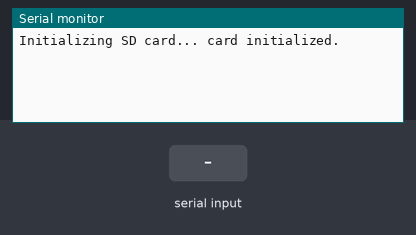
A sketch run on a simulated Arduino Uno, built with avr-gcc and run on an emulated ATmega328P. Shown: the last lines printed to the serial monitor. Inputs (shaded band) come from the test bench. The local clock reads 2024-03-15 10:24:30 at power-on unless the sketch sets it; storage starts empty.

Above: at 1.2 s.
1.3 s: "M\n" received over the second serial link
At 3.4 s:
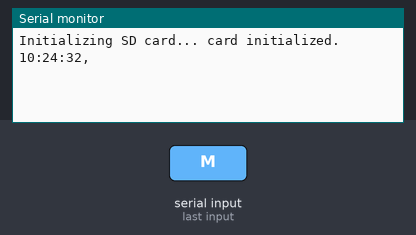
3.8 s: ",\n" received over the second serial link
At 5.3 s:
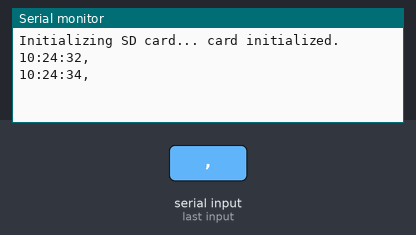

The sketch:

arduino-code.ino
```cpp
/*
Reads data from the PCB Geiger Counter over the serial port and saves data with timestamps to an SD card.

Geiger counter connections:
Serial pin 1 or 2 to GND
Serial pin 4 to pin 9
Serial pin 5 to pin 8

SD breakout:
5V to 5V
GND to GND
CLK to 13
D0 to 12
D1 to 11
CS to 10

RTC (right to left):
Vin to 3V3
GND to GND
SCL to SCL
SDA to SDA
*/

#include <SoftwareSerial.h>
SoftwareSerial mySerial(8,9); // RX, TX
char receivedChars[100];      // an array to store the received data

#include <SPI.h>
#include <SD.h>
const int chipSelect = 10;
String fileName = "datalog.csv";

#include <DS3231.h>
#include <Wire.h>
DS3231 myRTC;
bool century = false;
bool h12Flag;
bool pmFlag;

// used to find and save the desired data from the geiger counter output
int CPM_start = -1;
String CPM;
String dataString;

// used to time saving data every certain number of milliseconds
int millisBetween = 60000;
long lastTime;
long nowTime;

void setup() {
  // start the I2C interface
  Wire.begin();

  // Open serial communications and wait for port to open:
  Serial.begin(9600);
  while (!Serial) {
    ; // wait for serial port to connect. Needed for native USB port only
  }

  Serial.print("Initializing SD card... ");

  // see if the card is present and can be initialized:
  if (!SD.begin(chipSelect)) {
    Serial.println("Card failed, or not present");
    while (1);  // UNCOMMENT WHEN SD CARD IS IN
  }
  Serial.println("card initialized.");

  // set the data rate for the SoftwareSerial port
  mySerial.begin(9600);
}

void loop() {
  // if complete data line is read
//  Serial.println("no data");
  if(mySerial.find("\n")){
    nowTime = millis();
    CPM_start = -1;
    CPM = "";
    mySerial.readBytesUntil('\n',receivedChars,100);
    Serial.println(receivedChars);

    // if it has been about a minute since last recording
    if(nowTime > lastTime + millisBetween){
      lastTime = millis();
      for(int i = 0; i < sizeof(receivedChars); i++){
        if(receivedChars[i] == 'M') {CPM_start = i+3;}
        if(CPM_start != -1 && i >= CPM_start){
          if(receivedChars[i] == ','){break;}
          else{CPM += receivedChars[i];}
        }
      }

      // organize desired data into a comma separated string
      dataString = "";
      dataString += myRTC.getHour(h12Flag, pmFlag);
      dataString += ":";
      dataString += myRTC.getMinute();
      dataString += ":";
      dataString += myRTC.getSecond();
      dataString += ",";
      dataString += CPM;
      Serial.println(dataString);

      // open the file to edit     UNCOMMENT WHEN SD CARD IS IN
      File dataFile = SD.open(fileName, FILE_WRITE);
      // write to the file if it is avaliable
      if (dataFile) {
        dataFile.println(dataString);
        dataFile.close();
      }
      // print an error if the file doesnt open
      else {
        Serial.print("error opening ");
        Serial.println(fileName);
      }
    }
  }
}
```

Measured:
- after the input at 1.3 s, the serial monitor: prints a new line after 1.0 s (image 1)
- after the input at 3.8 s, the serial monitor: prints a new line after 1.0 s (image 2)
